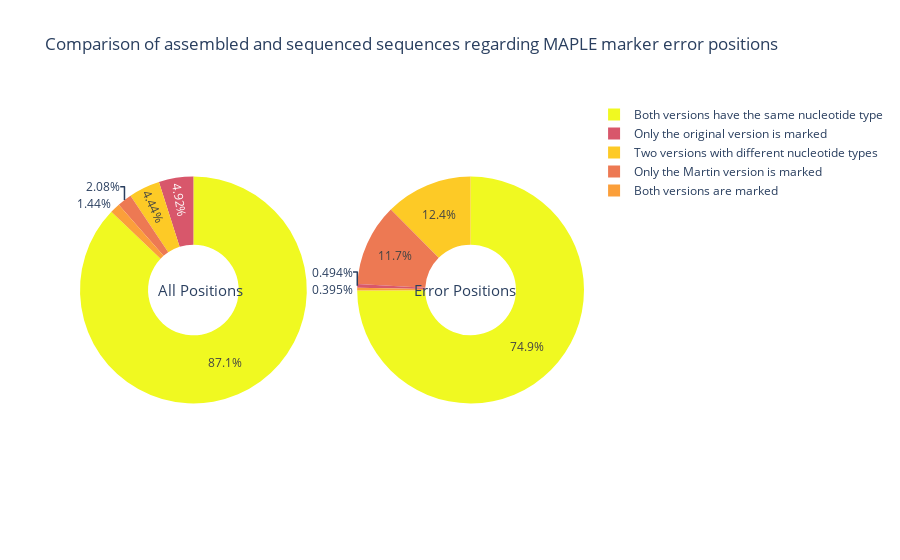

Notebook cell for this chart:
### Markdown cell above
### Final verision！！！！

### Code cell
import pandas as pd
import plotly.subplots as sp
import plotly.graph_objects as go
import plotly.express as px

# 创建DataFrame
data_all = {'Category': ['Both versions have the same nucleotide type', 
                     'Two versions with different nucleotide types', 
                     'Both versions are marked', 
                     'Only the Martin version is marked', 'Only the original version is marked'],
        'Percentage': [95.147, (100-95.147), 1.576, 2.268, 5.369]}
data_err = {'Category': ['Both versions have the same nucleotide type', 
                     'Two versions with different nucleotide types', 
                     'Both versions are marked', 
                     'Only the Martin version is marked', 'Only the original version is marked'],
        'Percentage': [85.779, (100-85.779), 0.452, 13.448, 0.566]}
df_all = pd.DataFrame(data_all)
df_err = pd.DataFrame(data_err)

fig = sp.make_subplots(rows=1, cols=2, specs=[[{'type': 'pie'}, {'type': 'pie'}]])

fig.add_trace(go.Pie(labels=df_all['Category'], values=df_all['Percentage'], hole=0.4,
                     marker={'colors': px.colors.sequential.Plasma_r}),
              row=1, col=1)

fig.add_trace(go.Pie(labels=df_err['Category'], values=df_err['Percentage'], hole=0.4,
                     marker={'colors': px.colors.sequential.Plasma_r}),
              row=1, col=2)

# Add titles for subplots
fig.update_layout(
    title="Comparison of assembled and sequenced sequences regarding MAPLE marker error positions",
    annotations=[
        dict(text='All Positions', x=0.15, y=0.5, font_size=15, showarrow=False),
        dict(text='Error Positions', x=0.87, y=0.5, font_size=15, showarrow=False)
    ]
)

fig.show()

### Figure 1 — Plotly figure (JSON) as saved in the notebook; plotly's stock layout.template omitted (floating-point values rounded to 4 significant figures)
{"data": [{"domain": {"x": [0, 0.45], "y": [0, 1]}, "hole": 0.4, "labels": ["Both versions have the same nucleotide type", "Two versions with different nucleotide types", "Both versions are marked", "Only the Martin version is marked", "Only the original version is marked"], "marker": {"colors": ["#f0f921", "#fdca26", "#fb9f3a", "#ed7953", "#d8576b", "#bd3786", "#9c179e", "#7201a8", "#46039f", "#0d0887"]}, "type": "pie", "values": [95.15, 4.853, 1.576, 2.268, 5.369]}, {"domain": {"x": [0.55, 1], "y": [0, 1]}, "hole": 0.4, "labels": ["Both versions have the same nucleotide type", "Two versions with different nucleotide types", "Both versions are marked", "Only the Martin version is marked", "Only the original version is marked"], "marker": {"colors": ["#f0f921", "#fdca26", "#fb9f3a", "#ed7953", "#d8576b", "#bd3786", "#9c179e", "#7201a8", "#46039f", "#0d0887"]}, "type": "pie", "values": [85.78, 14.22, 0.452, 13.45, 0.566]}], "layout": {"annotations": [{"font": {"size": 15}, "showarrow": false, "text": "All Positions", "x": 0.15, "y": 0.5}, {"font": {"size": 15}, "showarrow": false, "text": "Error Positions", "x": 0.87, "y": 0.5}], "title": {"text": "Comparison of assembled and sequenced sequences regarding MAPLE marker error positions"}}}
